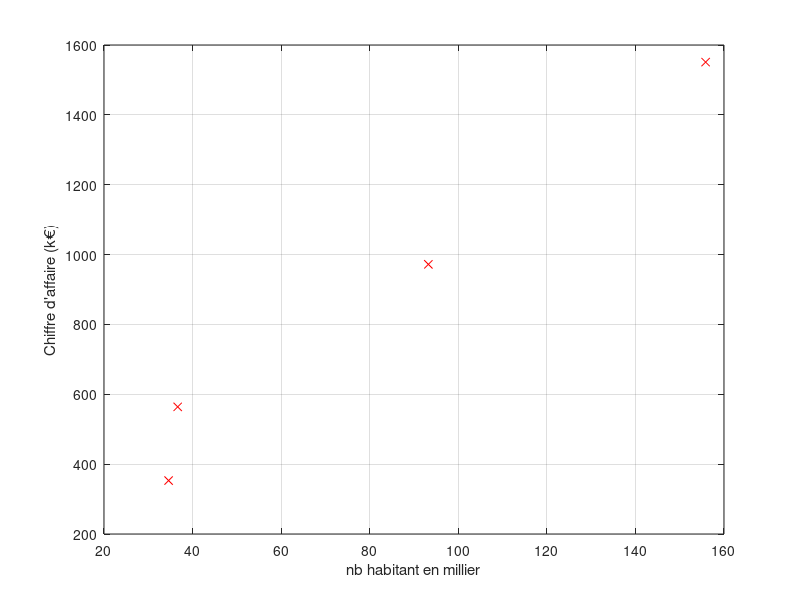

Write MATLAB code to recreate this figure. (Note: this script raises an error after producing the figure.)
%%
%% DEBUT D'EXECUTION DE L'ALGORITHME
%%

%% clear la memoire
clc; clear;

%% creer une matrice avec les données
data = [
    155.850, 1551;
    93.246, 972;
    36.639, 564;
    34.586, 353;
    ];

plot(data(:,1), data(:,2), "x red");
grid on;
xlabel("nb habitant en millier");
ylabel("Chiffre d'affaire (k€)")
pause;


%% test avec les valeur 131.86, 9.0926.
printf("essai avec [131.86, 9.0926] \n");
params = [131.86, 9.0926]; % on met b en premiers
H =  regline(data(:,1), params);
C = cost(data(:,2), H);
printf("cout de la regression avec 131.86, 9.0926 : %d", C);


%% affichage de la courbe de correlation Y / H
plot(data(:,2) / 100 , H / 100, "x blue", 0:20, 0:20, "- red");
grid on;
xlabel("CA réel");
ylabel("CA hypothese");
axis([0, 20, 0, 20]);
title("prediction vs realité");
pause;

%% affichage de la courbe 3d cost = f(a, b);
A = 6:0.02:10;
B = 100:1:300;
[B, A] = meshgrid(B, A);
T_all = [B(:)'; A(:)']';

X = [ones(size(data, 1), 1), data(:, 1)]; % matrice X pour la régression linéaire
Y = data(:, 2);                           % vecteur Y pour la régression linéaire

C = sum(((Y - X * T_all').^2), 1) / (2 * length(Y)); % calcul vectorisé du coût
C = reshape(C, size(B));                              % redimensionner C en une matrice

plot3(A, B, C);
xlabel("A");
ylabel("B")
zlabel("Cost")
title ("cost = f(A,B)");
pause;


